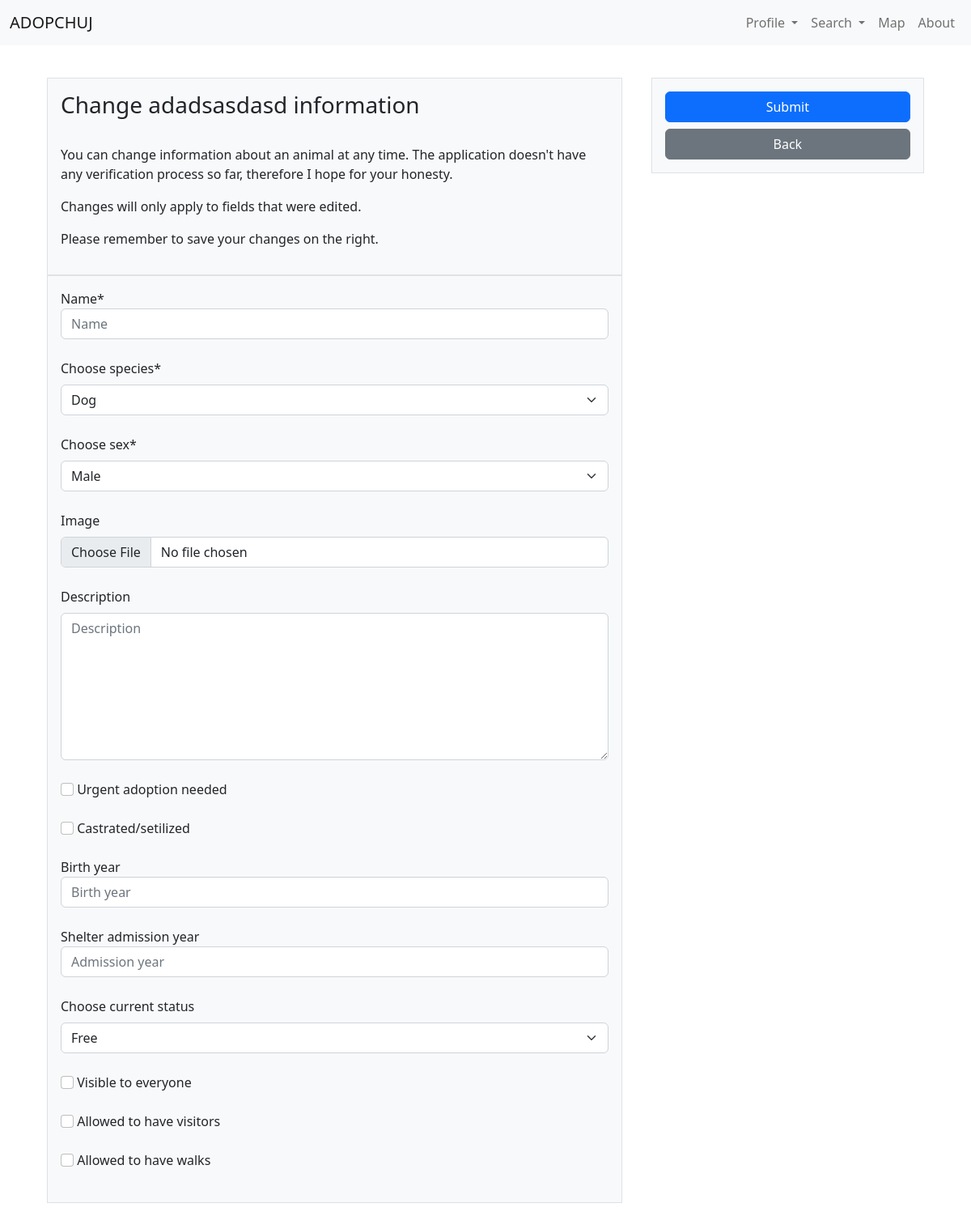
/animal/1/edit (signed in), run on an earlier commit of the app's database.
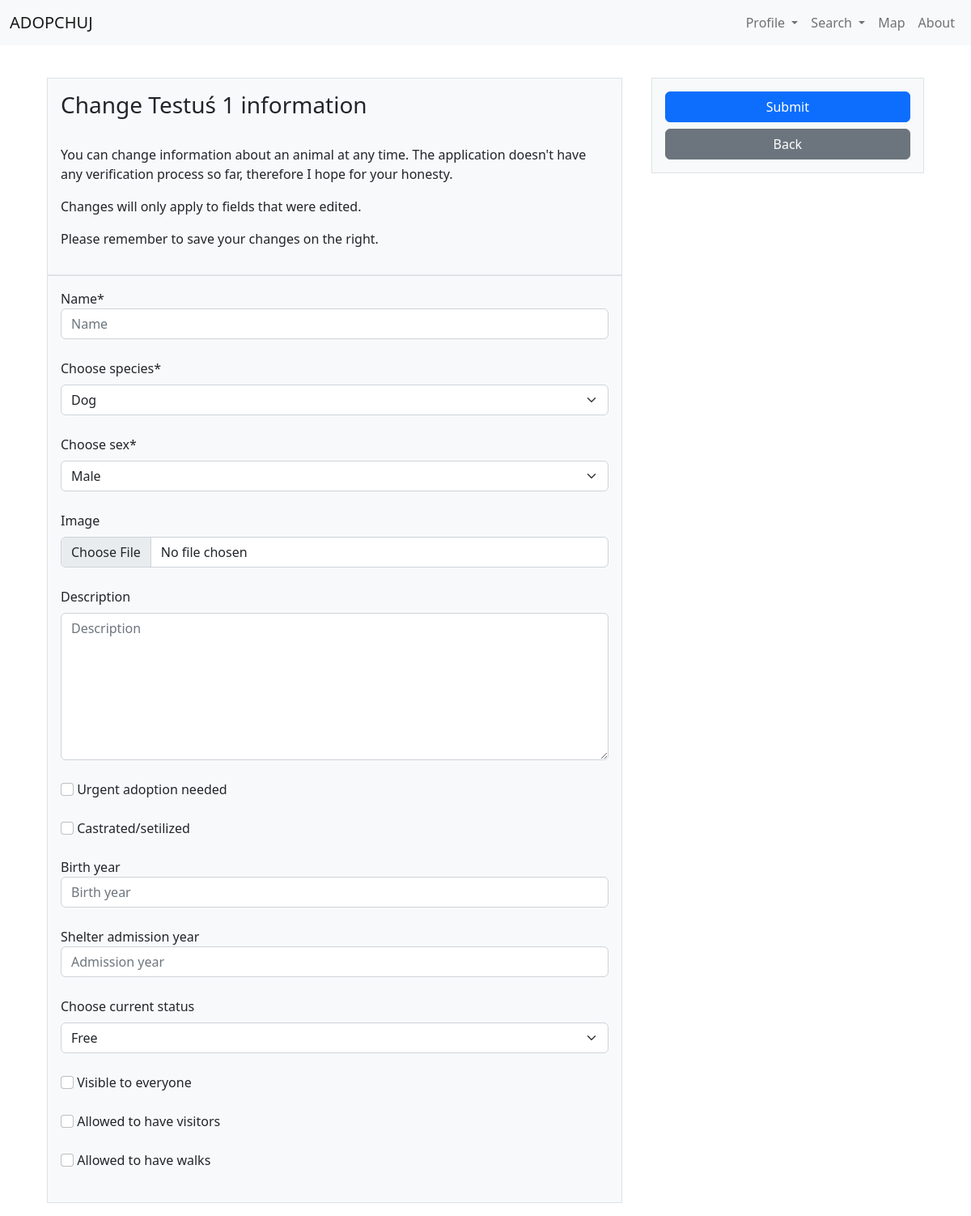
And on a later commit of the database.
### tables this page shows
CREATE TABLE animals (
    id INTEGER PRIMARY KEY AUTOINCREMENT,
    shelter_id INTEGER NOT NULL,
    name TEXT NOT NULL,
    sex TEXT NOT NULL,
    species TEXT NOT NULL,
    urgent INTEGER NOT NULL,
    image BLOB,
    description TEXT,
    castrated INTEGER,
    date_birth TEXT,
    date_shelter TEXT,
    status TEXT DEFAULT "free" NOT NULL,
    status_visibility INTEGER DEFAULT 1 NOT NULL,
    status_visitability INTEGER DEFAULT 1 NOT NULL,
    status_walkability INTEGER DEFAULT 1 NOT NULL,
    FOREIGN KEY (shelter_id) REFERENCES shelters(id)
);

### app.py (the view)
@app.route('/animal/<animal_id>/edit')
@login_required
def animal_info_edit(animal_id):
    animal = get_animal_info(animal_id)
    return render_template('animal_info.html', user_status=get_user_status(animal['shelter_id']), animal=animal)

### f_checks.py (called while the page is built)
def dict_factory(cursor, row):
    fields = [column[0] for column in cursor.description]
    return {key: value for key, value in zip(fields, row)}

def login_check():
    if 'user' in session:
        return True
    else:
        return False

def keeper_check(shelter_id):
    if not login_check():
        return False
    con = sqlite3.connect('database.db')
    con.row_factory = dict_factory
    cur = con.cursor()
    cur.execute("SELECT username FROM keepers WHERE username = ? AND shelter_id = ?", (session['user'], shelter_id))
    if cur.fetchone():
        con.close()
        return True
    else:
        con.close()
        return False

def owner_check(shelter_id):
    if not login_check():
        return False
    con = sqlite3.connect('database.db')
    con.row_factory = dict_factory
    cur = con.cursor()
    cur.execute("SELECT * FROM keepers WHERE username = ? AND shelter_id = ? AND owner = 1", (session['user'], shelter_id))
    if cur.fetchone():
        con.close()
        return True
    else:
        con.close()
        return False

### templates/animal_info.html (shortened to what the changed rows need)
{% extends "layout_body.html" %}
{% block body_header %}
    <h3>Change {{ animal['name'] }} information</h3><br>
    <p>You can change information about an animal at any time. The application doesn't have any verification process so far, therefore I hope for your honesty.</p>
    <p>Changes will only apply to fields that were edited.</p>
    <p>Please remember to save your changes on the right.</p>
{% endblock %}

What changed in the data, as far as the page shows it:
changed animals: name "adadsasdasd" → "Testuś 1"
